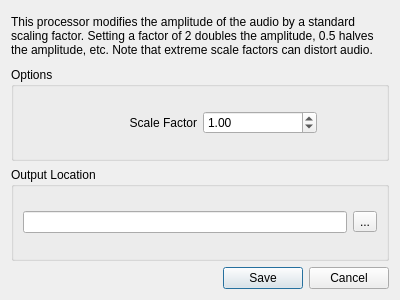
<?xml version="1.0" encoding="UTF-8"?>
<ui version="4.0">
 <class>GainDialog</class>
 <widget class="QDialog" name="GainDialog">
  <property name="geometry">
   <rect>
    <x>0</x>
    <y>0</y>
    <width>400</width>
    <height>300</height>
   </rect>
  </property>
  <property name="windowTitle">
   <string>Processor: Normalization</string>
  </property>
  <layout class="QVBoxLayout" name="verticalLayout_3">
   <item>
    <widget class="QLabel" name="label">
     <property name="maximumSize">
      <size>
       <width>16777215</width>
       <height>50</height>
      </size>
     </property>
     <property name="text">
      <string>This processor modifies the amplitude of the audio by a standard scaling factor. Setting a factor of 2 doubles the amplitude, 0.5 halves the amplitude, etc. Note that extreme scale factors can distort audio.</string>
     </property>
     <property name="wordWrap">
      <bool>true</bool>
     </property>
    </widget>
   </item>
   <item>
    <widget class="QGroupBox" name="groupBox_2">
     <property name="title">
      <string>Options</string>
     </property>
     <layout class="QVBoxLayout" name="verticalLayout">
      <item>
       <layout class="QHBoxLayout" name="horizontalLayout_2">
        <item>
         <spacer name="horizontalSpacer">
          <property name="orientation">
           <enum>Qt::Horizontal</enum>
          </property>
          <property name="sizeType">
           <enum>QSizePolicy::Fixed</enum>
          </property>
          <property name="sizeHint" stdset="0">
           <size>
            <width>60</width>
            <height>20</height>
           </size>
          </property>
         </spacer>
        </item>
        <item>
         <widget class="QLabel" name="label_2">
          <property name="text">
           <string>Scale Factor</string>
          </property>
          <property name="alignment">
           <set>Qt::AlignRight|Qt::AlignTrailing|Qt::AlignVCenter</set>
          </property>
         </widget>
        </item>
        <item>
         <widget class="QDoubleSpinBox" name="doubleSpinBox">
          <property name="value">
           <double>1.000000000000000</double>
          </property>
         </widget>
        </item>
        <item>
         <spacer name="horizontalSpacer_2">
          <property name="orientation">
           <enum>Qt::Horizontal</enum>
          </property>
          <property name="sizeType">
           <enum>QSizePolicy::Fixed</enum>
          </property>
          <property name="sizeHint" stdset="0">
           <size>
            <width>60</width>
            <height>20</height>
           </size>
          </property>
         </spacer>
        </item>
       </layout>
      </item>
     </layout>
    </widget>
   </item>
   <item>
    <widget class="QGroupBox" name="groupBox">
     <property name="title">
      <string>Output Location</string>
     </property>
     <layout class="QVBoxLayout" name="verticalLayout_2">
      <item>
       <layout class="QHBoxLayout" name="horizontalLayout">
        <item>
         <widget class="QLineEdit" name="lineEdit"/>
        </item>
        <item>
         <widget class="QToolButton" name="toolButton">
          <property name="text">
           <string>...</string>
          </property>
          <property name="icon">
           <iconset resource="resources.qrc">
            <normaloff>:/images/OneDrive_Folder_Icon.svg.png</normaloff>:/images/OneDrive_Folder_Icon.svg.png</iconset>
          </property>
         </widget>
        </item>
       </layout>
      </item>
     </layout>
    </widget>
   </item>
   <item>
    <widget class="QDialogButtonBox" name="buttonBox">
     <property name="orientation">
      <enum>Qt::Horizontal</enum>
     </property>
     <property name="standardButtons">
      <set>QDialogButtonBox::Cancel|QDialogButtonBox::Save</set>
     </property>
    </widget>
   </item>
  </layout>
 </widget>
 <resources>
  <include location="resources.qrc"/>
 </resources>
 <connections>
  <connection>
   <sender>buttonBox</sender>
   <signal>accepted()</signal>
   <receiver>GainDialog</receiver>
   <slot>accept()</slot>
   <hints>
    <hint type="sourcelabel">
     <x>248</x>
     <y>254</y>
    </hint>
    <hint type="destinationlabel">
     <x>157</x>
     <y>274</y>
    </hint>
   </hints>
  </connection>
  <connection>
   <sender>buttonBox</sender>
   <signal>rejected()</signal>
   <receiver>GainDialog</receiver>
   <slot>reject()</slot>
   <hints>
    <hint type="sourcelabel">
     <x>316</x>
     <y>260</y>
    </hint>
    <hint type="destinationlabel">
     <x>286</x>
     <y>274</y>
    </hint>
   </hints>
  </connection>
 </connections>
</ui>
